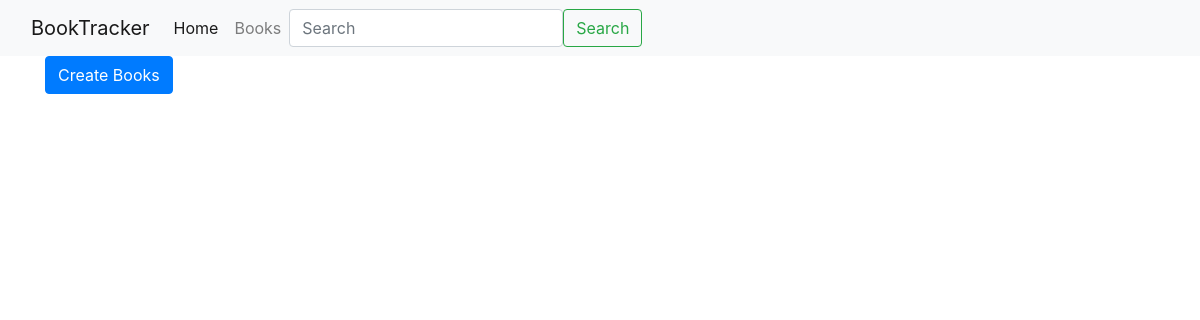
/books/, run on an earlier commit of the app's database.
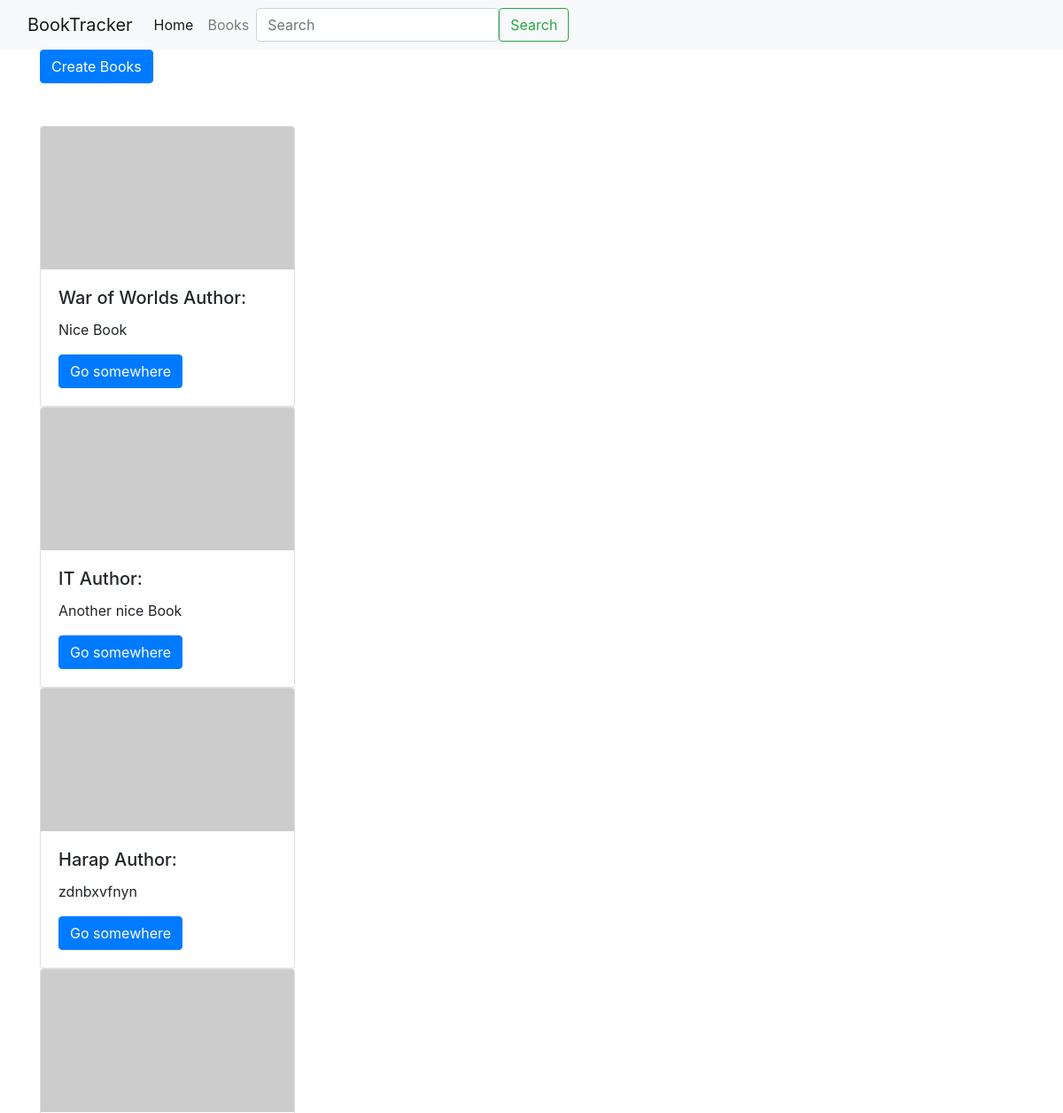
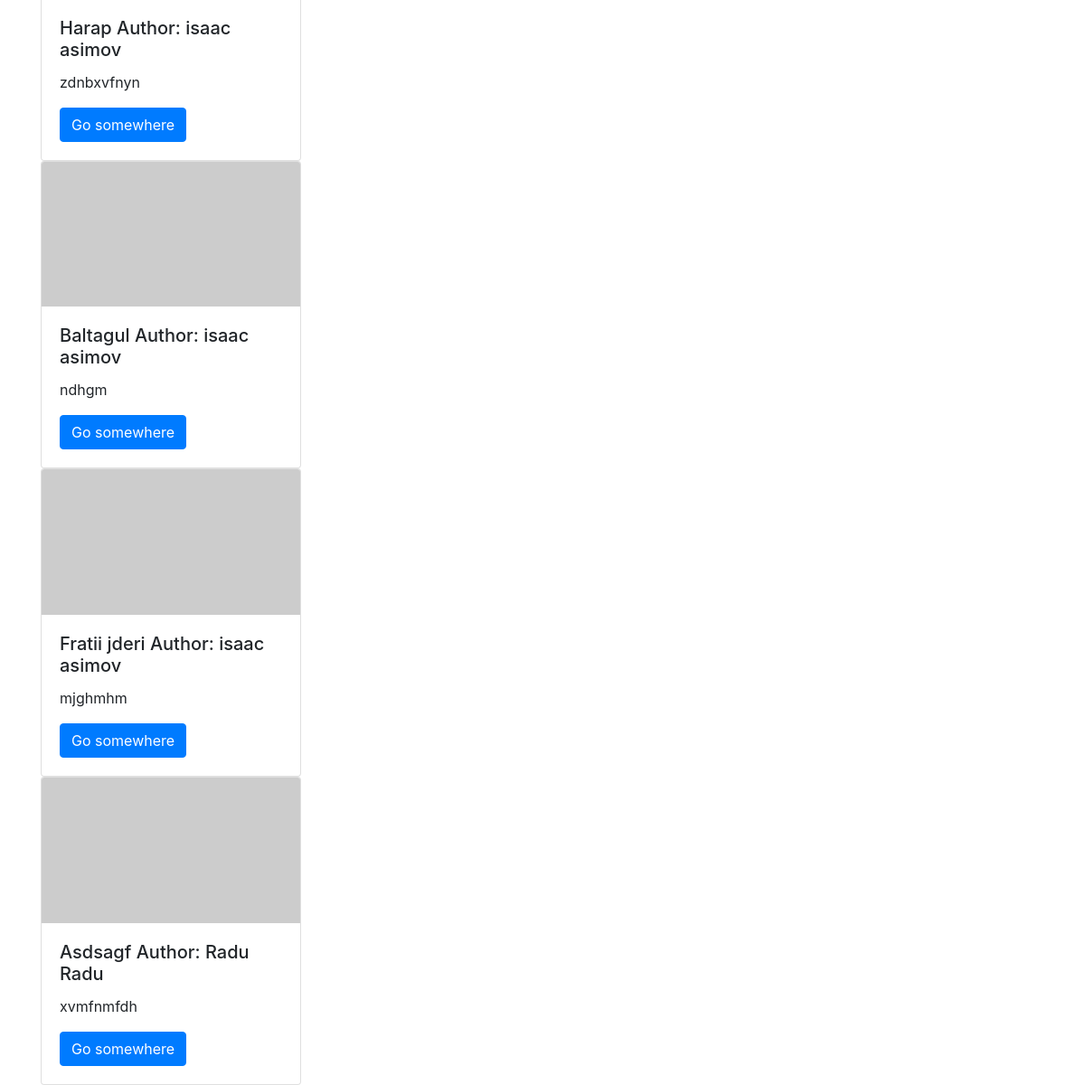
And on a later commit of the database (2 pictures, top to bottom).
### book_app/models.py (models this page shows, shortened)
class Book(models.Model):
    class State(models.IntegerChoices):
        READ = 1
        NOT_READ = 2
        ONGOING = 3
    title = models.CharField(max_length=200)
    authors = models.ManyToManyField(Author)
    genre = models.ForeignKey(Genre, on_delete=models.DO_NOTHING)
    numbers_of_pages = models.IntegerField()
    description = models.TextField()
    published = models.DateField()
    created_at = models.DateTimeField(auto_now_add=True)
    state = models.IntegerField(choices=State.choices)

class Author(models.Model):
    first_name = models.CharField(max_length=50)
    last_name = models.CharField(max_length=50)

### book_app/views.py (the view)
# urls.py: path('books/', show_books_view, name = 'books'),
def show_books_view(request):
    return render(request, template_name= "books.html", context={"context_books" : Book.objects.all()})

### book_app/templates/books.html (shortened to what this page needs)
{% extends "base.html" %}
{% block content %}
    <a href="{% url 'create_book' %}" class="btn btn-primary">Create Books</a>
    <br>
    <br>
    <br>
{% for book in context_books %}
<div class="card" style="width: 18rem;">
    <img class="card-img-top" src="http://placeimg.com/640/360/any" alt="Card image cap">
    <div class="card-body">
        <h5 class="card-title">{{ book.title }} Author: {{ book.authors.all.0.first_name }} {{ book.authors.all.0.last_name }}</h5>
        <p class="card-text">{{book.description |slice:20}}</p>
        <a href="#" class="btn btn-primary">Go somewhere</a>
    </div>
</div>
{% endfor %}
{% endblock %}

### book_app/templates/base.html (shortened to what this page needs)
<!DOCTYPE html>
<html lang="en">
<head>
    <link rel="stylesheet" href="https://stackpath.bootstrapcdn.com/bootstrap/4.2.1/css/bootstrap.min.css">
</head>
<body>
<nav class="navbar navbar-expand-lg navbar-light bg-light">
    <div class="container-fluid">
        <a class="navbar-brand" href="#">BookTracker</a>
        <div class="collapse navbar-collapse" id="navbarSupportedContent">
            <ul class="navbar-nav me-auto mb-2 mb-lg-0">
                <li class="nav-item">
                    <a class="nav-link active" aria-current="page" href="{% url 'home' %}">Home</a>
                </li>
                <li class="nav-item">
                    <a class="nav-link" href="{% url 'books' %}">Books</a>
            </ul>
            <form class="d-flex" id="search-form">
                <input class="form-control me-2" type="search" placeholder="Search" aria-label="Search">
                <button class="btn btn-outline-success" type="submit">Search</button>
            </form>
        </div>
    </div>
</nav>
<div class="container">
    {% block content%}
    {% endblock %}
</div>
</body>
</html>

What changed in the data, as far as the page shows it:
added Book: title "War of Worlds", description "Nice Book"
added Book: title "IT", description "Another nice Book"
added Book: title "Harap", description "zdnbxvfnyn"
added Book: title "Harap", authors.all.0.first_name "isaac", authors.all.0.last_name "asimov", description "zdnbxvfnyn"
added Book: title "Baltagul", authors.all.0.first_name "isaac", authors.all.0.last_name "asimov", description "ndhgm"
added Book: title "Fratii jderi", authors.all.0.first_name "isaac", authors.all.0.last_name "asimov", description "mjghmhm"
added Book: title "Asdsagf", authors.all.0.first_name "Radu", authors.all.0.last_name "Radu", description "xvmfnmfdh"
